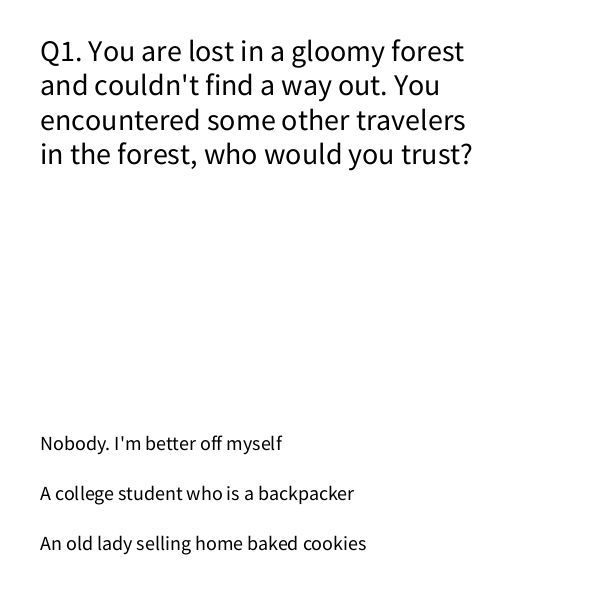
Frame 1 (no input)
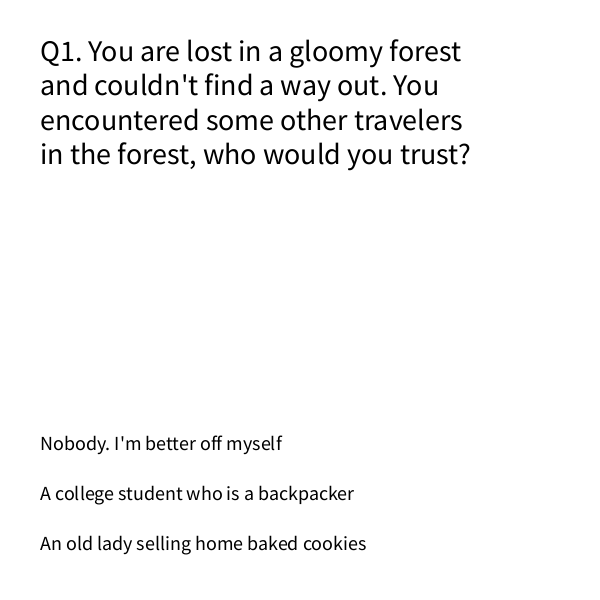
Frame 60 (the mouse pressed at the canvas centre just before this capture)
Frame 120 (the mouse held since frame 60 and released just before this capture): identical to frame 60, image omitted

The Processing sketch that drew these frames (run headless with seeded random() and noise(); from frame 60 on, the mouse is pressed at the canvas centre):

// Processing sketch: week6_02
// ── week6_02.pde
// bryan ma for code 2 sp 19

int scene = 0;

int state = 0;

String[] questions = {
  "Q1. You are lost in a gloomy forest and couldn't find a way out. You encountered some other travelers in the forest, who would you trust?", 
  "Q2: You are home alone. You hear a baby crying outside.You look through the window and see a stroller facing away from you. What do you do?", 
  "Q3: If you have to choose horror movie villians to spend a night with, who would you choose?", 
  "Q4: You are in a haunted house with friends. Your friends are leading the way. Suddenly, your friends disappears after they turned right in a corner. What would you do?", 
  "Result: Your personality type is:"
};

String[][]options = {
  {"Nobody. I'm better off myself", "A college student who is a backpacker", "An old lady selling home baked cookies"}, 
  {"Go outside and approach the baby", "Grabs weapon and call 911", "Panicking, wait for somebody to come home"}, 
  {"Anything, I will beat the crap out of it", "Leatherface (from the Texas Chainsaw Massacre)", "Dracula (from Hotel Transylvania)"}, 
  {"'They must be pranking me.' You made yourself at home", "Praying for evil things not to happen", "Pee your pants"}
};

int[] optionTargets = {
  1, 2, 3, 4, 5
};

int[] scores = {
  1, 2, 3
};

String [] results = {
  "You are SUPER brave, BRAVO!", 
  "You are brave and also SMART", 
  "You are lacking a bit of courage. A guadian Angel will protect you."
};


void setup() {
  size(600, 600);
}

void draw() {
  background(255);
  textSize(30);
  fill(0);
  text(questions[state], 40, 40, 450, 300);

  textSize(20);
  int i = 0;
  for (String option : options[state]) {
    text(option, 40, 450 + i * 50);
    i++;
  }
}

void keyPressed() {
    for (int i = 0; i < optionTargets.length; i++) {
    if (keyCode - 49 == i) {
       state = optionTargets[i];
    }
  }
}
